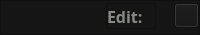
        <widget class="QFrame" name="bottomBarFrame">
         <property name="sizePolicy">
          <sizepolicy hsizetype="Expanding" vsizetype="Expanding">
           <horstretch>0</horstretch>
           <verstretch>0</verstretch>
          </sizepolicy>
         </property>
         <property name="minimumSize">
          <size>
           <width>0</width>
           <height>30</height>
          </size>
         </property>
         <property name="maximumSize">
          <size>
           <width>16777215</width>
           <height>35</height>
          </size>
         </property>
         <property name="styleSheet">
          <string notr="true">background-color: #151515;</string>
         </property>
         <property name="frameShape">
          <enum>QFrame::StyledPanel</enum>
         </property>
         <property name="frameShadow">
          <enum>QFrame::Raised</enum>
         </property>
         <layout class="QHBoxLayout" name="horizontalLayout_12">
          <property name="spacing">
           <number>8</number>
          </property>
          <property name="leftMargin">
           <number>0</number>
          </property>
          <property name="topMargin">
           <number>2</number>
          </property>
          <property name="rightMargin">
           <number>0</number>
          </property>
          <property name="bottomMargin">
           <number>5</number>
          </property>
          <item>
           <spacer name="horizontalSpacer_13">
            <property name="orientation">
             <enum>Qt::Horizontal</enum>
            </property>
            <property name="sizeHint" stdset="0">
             <size>
              <width>40</width>
              <height>20</height>
             </size>
            </property>
           </spacer>
          </item>
          <item>
           <widget class="QFrame" name="editPageFrame">
            <property name="minimumSize">
             <size>
              <width>50</width>
              <height>0</height>
             </size>
            </property>
            <property name="frameShape">
             <enum>QFrame::StyledPanel</enum>
            </property>
            <property name="frameShadow">
             <enum>QFrame::Raised</enum>
            </property>
            <layout class="QHBoxLayout" name="horizontalLayout_7">
             <property name="spacing">
              <number>5</number>
             </property>
             <property name="leftMargin">
              <number>0</number>
             </property>
             <property name="topMargin">
              <number>0</number>
             </property>
             <property name="rightMargin">
              <number>0</number>
             </property>
             <property name="bottomMargin">
              <number>0</number>
             </property>
             <item>
              <widget class="QLabel" name="editSwitchLbl">
               <property name="font">
                <font>
                 <family>Gotham Rounded</family>
                 <pointsize>12</pointsize>
                 <weight>75</weight>
                 <italic>false</italic>
                 <bold>true</bold>
                </font>
               </property>
               <property name="styleSheet">
                <string notr="true">font: 75 bold 12pt &quot;Gotham Rounded&quot;;
color: rgb(136, 138, 133);</string>
               </property>
               <property name="text">
                <string>Edit:</string>
               </property>
              </widget>
             </item>
             <item>
              <widget class="Switch" name="editPageBtn" native="true"/>
             </item>
            </layout>
           </widget>
          </item>
          <item>
           <spacer name="horizontalSpacer_20">
            <property name="orientation">
             <enum>Qt::Horizontal</enum>
            </property>
            <property name="sizeType">
             <enum>QSizePolicy::Fixed</enum>
            </property>
            <property name="sizeHint" stdset="0">
             <size>
              <width>10</width>
              <height>20</height>
             </size>
            </property>
           </spacer>
          </item>
          <item>
           <widget class="QPushButton" name="notificationBtn">
            <property name="sizePolicy">
             <sizepolicy hsizetype="Fixed" vsizetype="Fixed">
              <horstretch>0</horstretch>
              <verstretch>0</verstretch>
             </sizepolicy>
            </property>
            <property name="maximumSize">
             <size>
              <width>25</width>
              <height>25</height>
             </size>
            </property>
            <property name="text">
             <string/>
            </property>
            <property name="icon">
             <iconset>
              <normaloff>icons/icons8-notification-bell-30-inactive.png</normaloff>icons/icons8-notification-bell-30-inactive.png</iconset>
            </property>
            <property name="iconSize">
             <size>
              <width>25</width>
              <height>25</height>
             </size>
            </property>
            <property name="checkable">
             <bool>true</bool>
            </property>
           </widget>
          </item>
         </layout>
        </widget>
